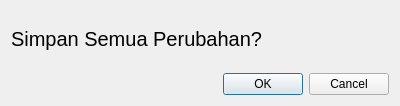
<?xml version="1.0" encoding="UTF-8"?>
<ui version="4.0">
 <class>Dialog</class>
 <widget class="QDialog" name="Dialog">
  <property name="geometry">
   <rect>
    <x>0</x>
    <y>0</y>
    <width>400</width>
    <height>106</height>
   </rect>
  </property>
  <property name="windowTitle">
   <string>Dialog</string>
  </property>
  <layout class="QVBoxLayout" name="verticalLayout">
   <item>
    <widget class="QLabel" name="label">
     <property name="styleSheet">
      <string notr="true">font-size: 20px;
</string>
     </property>
     <property name="text">
      <string>Simpan Semua Perubahan?</string>
     </property>
    </widget>
   </item>
   <item>
    <widget class="QDialogButtonBox" name="buttonBox">
     <property name="orientation">
      <enum>Qt::Horizontal</enum>
     </property>
     <property name="standardButtons">
      <set>QDialogButtonBox::Cancel|QDialogButtonBox::Ok</set>
     </property>
    </widget>
   </item>
  </layout>
 </widget>
 <resources/>
 <connections>
  <connection>
   <sender>buttonBox</sender>
   <signal>accepted()</signal>
   <receiver>Dialog</receiver>
   <slot>accept()</slot>
   <hints>
    <hint type="sourcelabel">
     <x>248</x>
     <y>254</y>
    </hint>
    <hint type="destinationlabel">
     <x>157</x>
     <y>274</y>
    </hint>
   </hints>
  </connection>
  <connection>
   <sender>buttonBox</sender>
   <signal>rejected()</signal>
   <receiver>Dialog</receiver>
   <slot>reject()</slot>
   <hints>
    <hint type="sourcelabel">
     <x>316</x>
     <y>260</y>
    </hint>
    <hint type="destinationlabel">
     <x>286</x>
     <y>274</y>
    </hint>
   </hints>
  </connection>
 </connections>
</ui>
